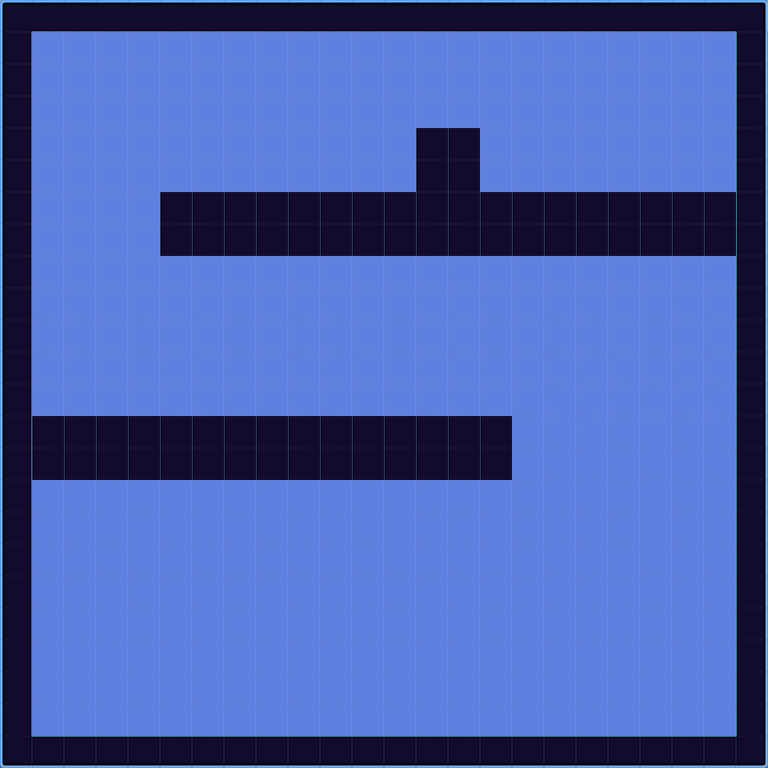

The image is a tile-based game level rendered from a .tmx file. Its description and source (layers, tilesets, objects; grid data summarised) follow:
An orthogonal 24x24 tile map with 32x32 px tiles, 1 tile layer (ForegroundPlatformLayer), 1 image layer.

<map version="1.0" orientation="orthogonal" renderorder="right-down" width="24" height="24" tilewidth="32" tileheight="32" nextobjectid="1">
 <tileset firstgid="1" name="lvTiles2" tilewidth="32" tileheight="32">
  <image source="lvTiles2.png" width="320" height="32" />
 </tileset>
 <imagelayer name="BackgroundImageLayer" x="5" y="-5">
  <image source="bgim.png" />
  <properties>
   <property name="collidable" value="false" />
   <property name="imageheight" value="960" />
   <property name="imagewidth" value="960" />
  </properties>
 </imagelayer>
 <layer name="ForegroundPlatformLayer" width="24" height="24">
  <properties>
   <property name="collidable" value="true" />
  </properties>
  <data>[576 cells, 576 non-empty, 10 distinct tile ids]</data>
 </layer>
</map>
